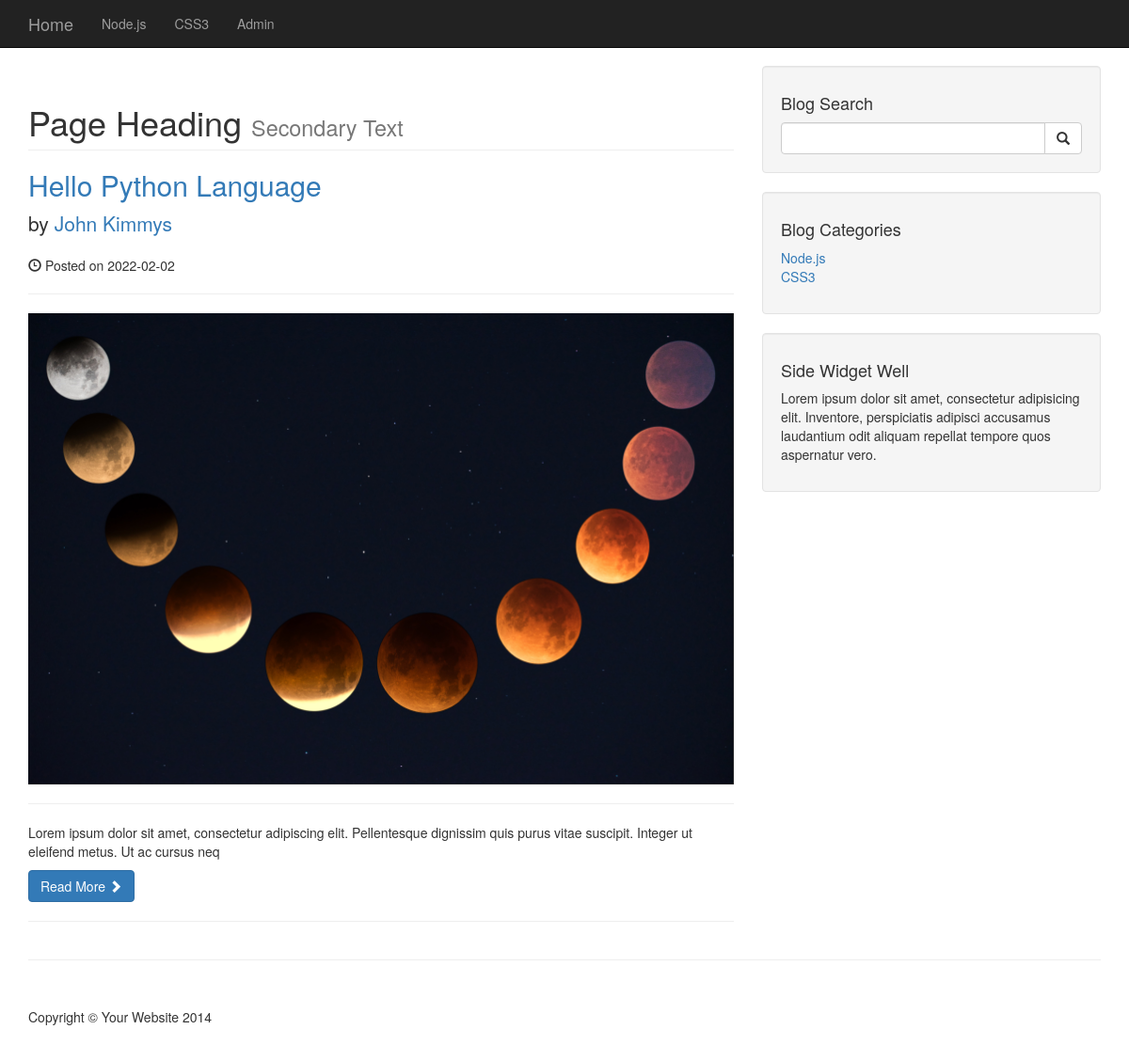
/category.php?category=160, run on the app's committed database.
### tables this page shows
CREATE TABLE `categories` (
  `cat_id` int(3) NOT NULL,
  `cat_title` varchar(255) NOT NULL
);

CREATE TABLE `posts` (
  `post_id` int(3) NOT NULL,
  `post_tags` varchar(255) NOT NULL,
  `post_comment_count` int(11) NOT NULL,
  `post_status` varchar(255) NOT NULL DEFAULT 'draft',
  `post_category_id` int(3) NOT NULL,
  `post_title` varchar(255) NOT NULL,
  `post_author` varchar(255) NOT NULL,
  `post_date` date NOT NULL,
  `post_image` text NOT NULL,
  `post_content` text NOT NULL
);

### category.php (the view)
<?php include 'includes/db.php'; ?>
<?php include 'includes/header.php'; ?>
<?php include 'includes/navigation.php'; ?>
<div class="container">
    <div class="row">
        <div class="col-md-8">
            <?php
            if (isset($_GET['category'])) {
                $post_category_id = $_GET['category'];
            }
            $query_SelectPosts = "SELECT * from posts WHERE post_category_id = $post_category_id ";
            $result_SelectAllPosts = mysqli_query($connection, $query_SelectPosts);
            while ($row = mysqli_fetch_assoc($result_SelectAllPosts)) {
                $post_id = $row['post_id'];
                $post_title = $row['post_title'];
                $post_author = $row['post_author'];
                $post_date = $row['post_date'];
                $post_image = $row['post_image'];
                $post_content = substr($row['post_content'], 0, 150);
            ?>
                <h1 class="page-header">
                    Page Heading
                    <small>Secondary Text</small>
                </h1>
                <h2>
                    <a href="post.php?p_id=<?php echo $post_id; ?>"><?php echo $post_title; ?></a>
                </h2>
                <p class="lead">
                    by <a href="index.php"><?php echo $post_author; ?></a>
                </p>
                <p><span class="glyphicon glyphicon-time"></span> Posted on <?php echo $post_date; ?></p>
                <hr>
                <img class="img-responsive" src="images/<?php echo $post_image; ?>" alt="">
                <hr>
                <p><?php echo $post_content; ?></p>
                <a class="btn btn-primary" href="#">Read More <span class="glyphicon glyphicon-chevron-right"></span></a>
                <hr>
            <?php } ?>
        </div>
        <?php include 'includes/sidebar.php'; ?>
    </div>
    <hr>
    <?php include 'includes/footer.php'; ?>

### includes/navigation.php (shortened to what this page needs)
<nav class="navbar navbar-inverse navbar-fixed-top" role="navigation">
    <div class="container">
        <div class="navbar-header">
            <a class="navbar-brand" href="index.php">Home</a>
        </div>
        <div class="collapse navbar-collapse" id="bs-example-navbar-collapse-1">
            <ul class="nav navbar-nav">
                <?php
                $querySelect = 'SELECT * from categories';
                $resultSelect = mysqli_query($connection, $querySelect);
                while ($row = mysqli_fetch_assoc($resultSelect)) {
                    $cat_title = $row['cat_title'];
                    echo "<li><a href='#'>{$cat_title}</a></li>";
                }
                ?>
                <li><a href="admin">Admin</a></li>
            </ul>
        </div>
    </div>
</nav>

### includes/sidebar.php
<div class="col-md-4">
    <div class="well">
        <h4>Blog Search</h4>
        <form action="search.php" method="post">
            <div class="input-group">
                <input name="search" type="text" class="form-control">
                <span class="input-group-btn">
                    <button name="submit" class="btn btn-default" type="submit">
                        <span class="glyphicon glyphicon-search"></span>
                    </button>
                </span>
            </div>
        </form>
    </div>
    <div class="well">
        <?php
        $query_SelectCategoriesSideBar = 'SELECT * from categories LIMIT 10';
        $result_SelectCategoriesSideBar = mysqli_query($connection, $query_SelectCategoriesSideBar);
        ?>
        <h4>Blog Categories</h4>
        <div class="row">
            <div class="col-lg-12">
                <ul class="list-unstyled">
                    <?php
                    while ($row = mysqli_fetch_assoc($result_SelectCategoriesSideBar)) {
                        $cat_id = $row['cat_id'];
                        $cat_title = $row['cat_title'];
                        echo "<li><a href='category.php?category=$cat_id'>{$cat_title}</a></li>";
                    }
                    ?>
                </ul>
            </div>
        </div>
    </div>
    <?php include 'widget.php' ?>
</div>

### css/blog-home.css (style rules this page uses)
body { padding-top: 70px; }

### data on the page
categories: cat_title "Node.js"
categories: cat_title "CSS3"
posts: post_title "Hello Python Language", post_author "John Kimmys", post_date "2022-02-02", post_image (picture), post_content "Lorem ipsum dolor sit amet, consectetur adipiscing elit. Pellentesque dignissim quis purus vitae suscipit. Integer ut eleifend metus. Ut ac cursus neq"
